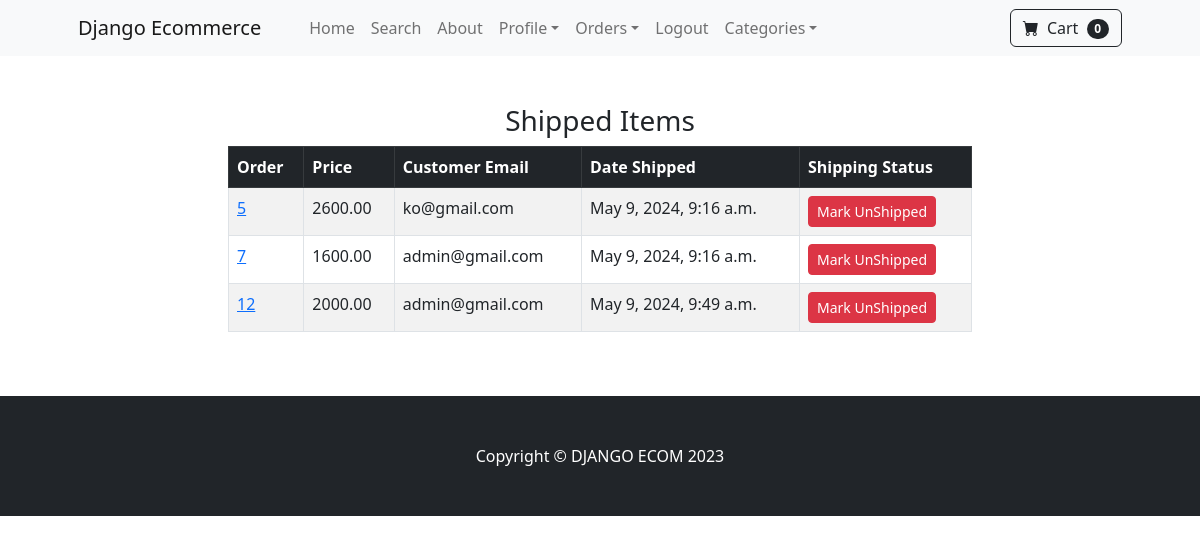
The app's page /payment/shipped_dash/ (signed in), older data.
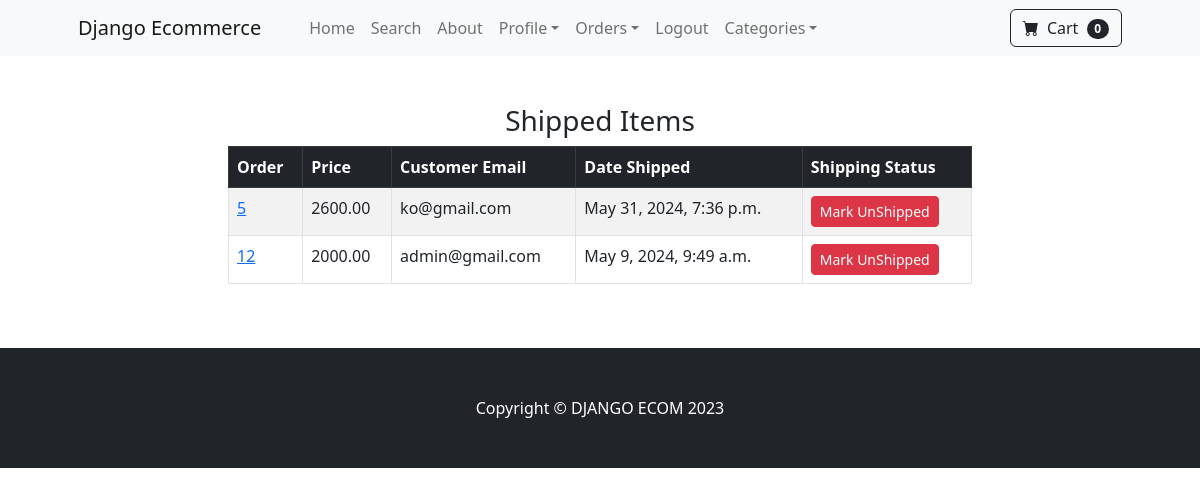
The same page, newer data.
### payment/models.py (models this page shows, shortened)
class Order(models.Model):
	user = models.ForeignKey(User, on_delete=models.CASCADE, null=True, blank=True)
	full_name = models.CharField(max_length=250)
	email = models.EmailField(max_length=250)
	shipping_address = models.TextField(max_length=15000)
	amount_paid = models.DecimalField(max_digits=7, decimal_places=2)
	date_ordered = models.DateTimeField(auto_now_add=True)
	shipped = models.BooleanField(default=False)
	date_shipped = models.DateTimeField(blank=True, null=True)

### payment/views.py (the view, shortened to what this page needs)
# urls.py: path('shipped_dash/', views.shipped_dash, name='shipped_dash'),
def shipped_dash(request) :
	if request.user.is_authenticated and request.user.is_superuser :
		orders = Order.objects.filter(shipped=True)
		return render(request, "payment/shipped_dash.html", {"orders":orders})
	else :
		messages.success(request,"Access Denied")
		return redirect('home')

### cart/cart.py (called while the page is built)
	def __len__(self):
		return len(self.cart)

### cart/context_processors.py (called while the page is built)
def cart(request):
	return {'cart': Cart(request)}

### payment/templates/payment/shipped_dash.html (shortened to what this page needs)
{% extends 'base.html' %}
{% block content %}
  <div class="container">
    <div class="row">
      <center>
        <div class="col-8">
          <br /><br />
          <h3>Shipped Items</h3>
          <table class="table table-striped table-hover table-bordered">
            <thead class="table-dark">
              <tr>
                <th scope="col">Order</th>
                <th scope="col">Price</th>
                <th scope="col">Customer Email</th>
                <th scope="col">Date Shipped</th>
                <th scope="col">Shipping Status</th>
              </tr>
            </thead>
            <tbody>
              {% for item in orders %}
                <tr>
                  <td>
                    <a href="{% url 'orders' item.id %}">{{ item.id }}</a>
                  </td>
                  <td>{{ item.amount_paid }}</td>
                  <td>{{ item.email }}</td>
                  <td>{{ item.date_shipped }}</td>
                  <td>
                    <form method="POST">
                      <button type="submit" class="btn btn-danger btn-sm">Mark UnShipped</button>
                    </form>
                  </td>
                </tr>
              {% endfor %}
            </tbody>
          </table>
          <br /><br />
        </div>
      </center>
    </div>
  </div>
{% endblock %}

Row changes from the older to the newer data that the page shows:
no longer on this page (row edited): Order: id "7", amount_paid "1600.00", email "admin@gmail.com", date_shipped "May 9, 2024, 9:16 a.m."
changed Order "ko@gmail.com": date_shipped "May 9, 2024, 9:16 a.m." → "May 31, 2024, 7:36 p.m."
